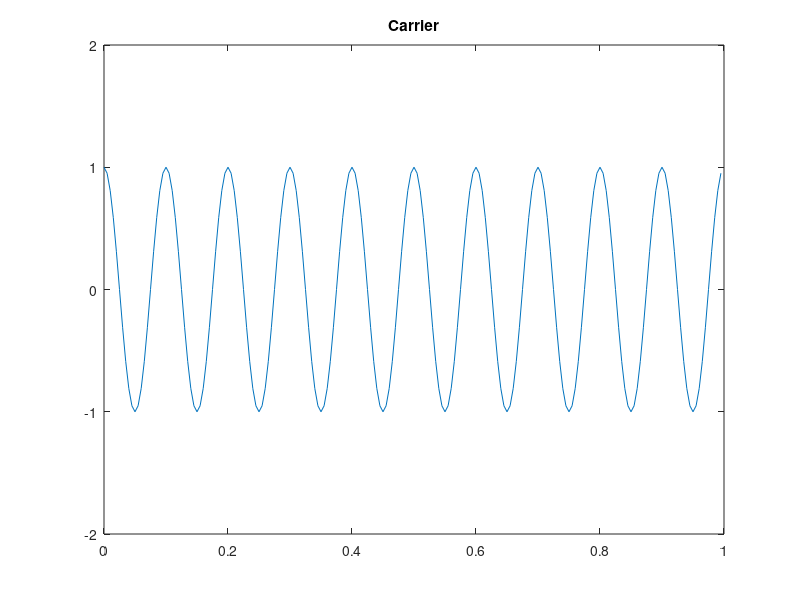
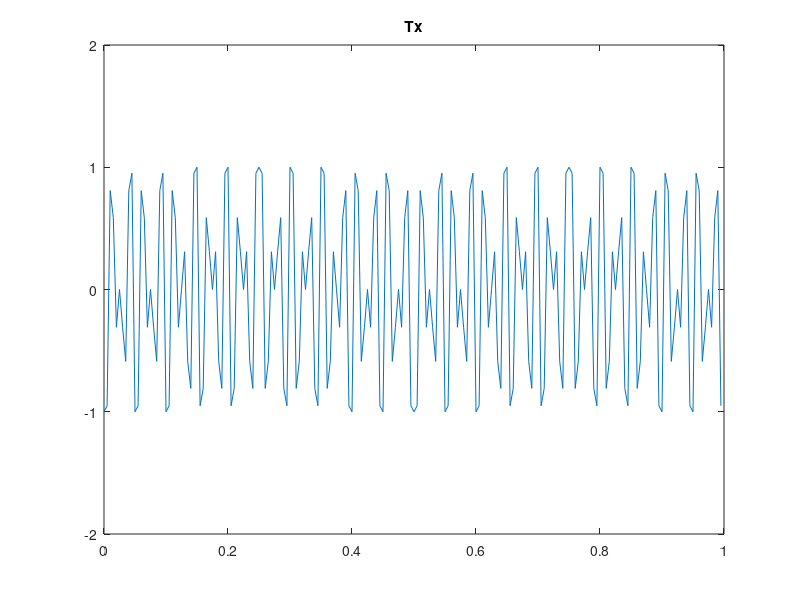

Write MATLAB code to recreate these figures, in order.
clc;
clear all;
close all;

n=2;

shift_reg = zeros(1,n);
shift_reg(1) = 1;
pn_sequence = zeros(1,2^n);

% Generate
for i = 1:2^n
    pn_sequence(i) = shift_reg(n);
    for j = 1:n-1
        shift_reg(n-j+1) = shift_reg(n-j);
    end
    shift_reg(1) = xor(pn_sequence(i), shift_reg(1)); % n=6
end

pn_sequence = [0, 1, 0, 1];

pn_sequence = 2*pn_sequence - 1;

% figure;
% % Plot PN Sequence
% stairs(0:length(pn_sequence)-1, pn_sequence);
% ylim([-2, 2]);
% title('PN Sequence');

fc = 10;
sample_factor = 20;
fs = sample_factor * fc;

res = 0.08374023;
Tc = res/343.0;
%Tc = 1/fs;
samples_per_chip = fs*Tc;
duration = 1;
total_chips = ceil(duration*(1/Tc));

t = 0 : 1/fs : (total_chips*Tc)-(1/fs);

carrier = cos(2*pi*fc*t);

for i = 1:length(carrier)
    idx = floor(i/samples_per_chip);
    tx_signal(i) = carrier(i) * pn_sequence(idx+1 - floor(idx/n)*n);
end

figure;
% Plot Carrier
plot(t, carrier);
title('Carrier');
ylim([-2, 2]);

figure;
% Plot tx
plot(t, tx_signal);
title('Tx');
ylim([-2, 2]);

